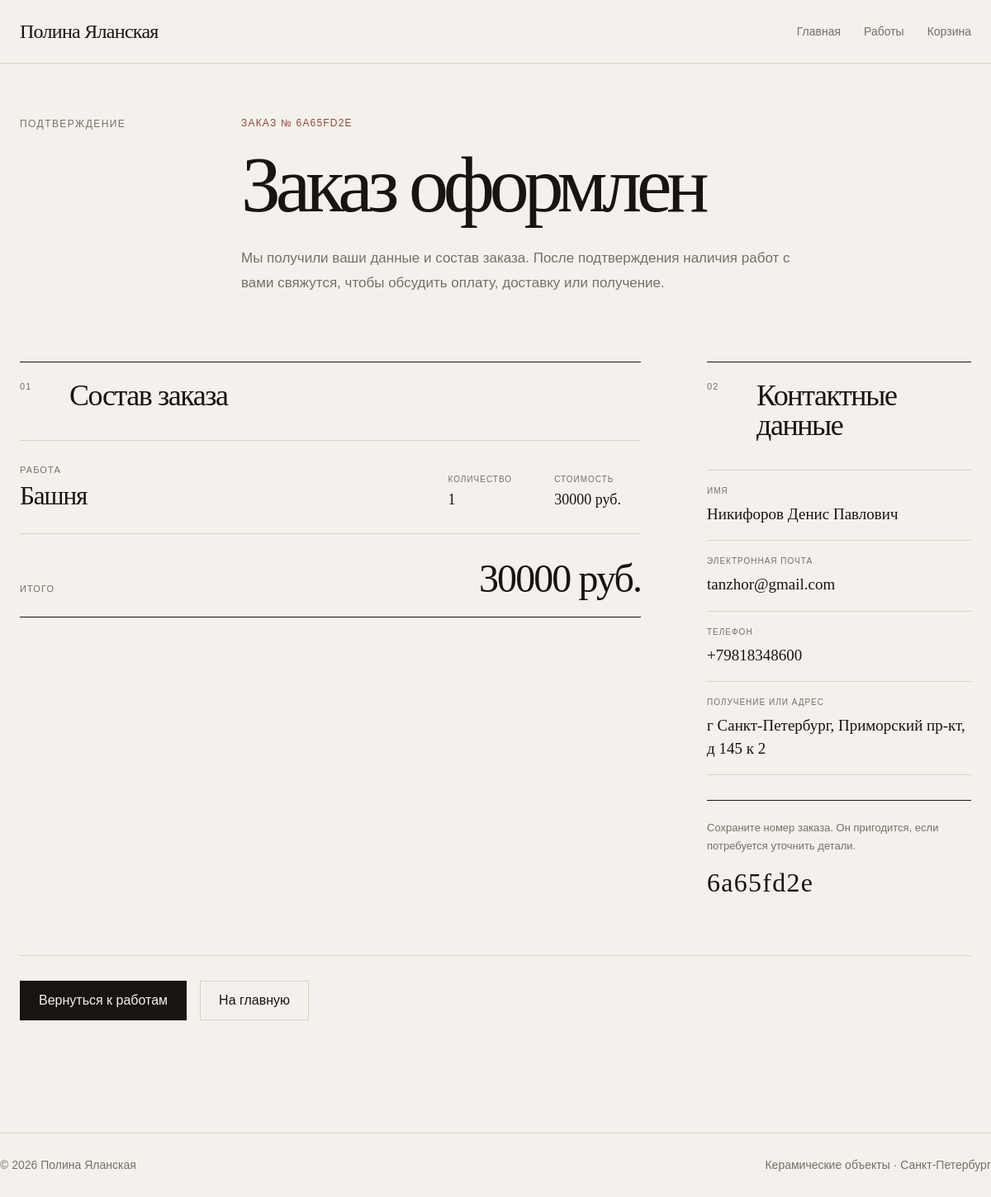
The app's page /order_success/6a65fd2e-7af3-416c-8780-bd4c86cd0de3 with its own data.
### tables this page shows
CREATE TABLE order_items (
            id INTEGER PRIMARY KEY AUTOINCREMENT,
            order_id TEXT NOT NULL,
            product_id TEXT,
            product_name TEXT NOT NULL,
            unit_price INTEGER NOT NULL,
            quantity INTEGER NOT NULL,
            
            FOREIGN KEY (order_id)
                REFERENCES orders(id)
                ON DELETE CASCADE,
            
            FOREIGN KEY (product_id)
                REFERENCES products(id)
                ON DELETE SET NULL
    );

CREATE TABLE orders (
                 id TEXT PRIMARY KEY,
                 customer_name TEXT NOT NULL,
                 customer_email TEXT NOT NULL,
                 customer_phone TEXT,
                 customer_address TEXT,
                 total INTEGER NOT NULL,
                 status TEXT NOT NULL DEFAULT 'new',
                 created_at TIMESTAMP DEFAULT CURRENT_TIMESTAMP
                 );

### routes/main.py (the view)
@main_bp.route("/order_success/<order_id>")
def order_success(order_id):
    order = get_order_by_id(order_id)
    if not order:
        flash("Заказ не найден", "error")
        return redirect(url_for("main.catalog"))
    order_items = order.get('items', [])
    return render_template("order_success.html", order=order, order_id=order_id, order_items=order_items)

### database/connection.py (called while the page is built)
def get_db_connection():
    database_path = current_app.config["DATABASE"]
    conn = sqlite3.connect(database_path)
    conn.execute("PRAGMA foreign_keys = ON")
    conn.row_factory = sqlite3.Row
    return conn

### database/order_items.py (called while the page is built)
def get_order_items_by_order_id(conn, order_id):
    items = conn.execute("""
                 SELECT
                 id, order_id, product_id, product_name, unit_price, quantity
                 FROM order_items
                 WHERE order_id = ? ORDER BY id
                 """,
                 (order_id,)).fetchall()
    return items

### database/orders.py (called while the page is built)
def get_order_by_id(order_id):
    conn = None
    try:
        conn = get_db_connection()
        order_row = conn.execute("SELECT * FROM orders WHERE id = ?", (order_id,)).fetchone()
        if order_row is None:
            return None
        order = dict(order_row)
        saved_items = get_order_items_by_order_id(conn=conn, order_id=order_id)
        order['items'] =[dict(item) for item in saved_items]
        return order
    finally:
        if conn is not None:
            conn.close()

### services/cart_service.py (called while the page is built)
def get_cart(session):
    return session.get("cart", {})

def get_cart_count(session):
    cart = get_cart(session)
    return sum(cart.values())

### templates/order_success.html (shortened to what this page needs)
{% extends 'base.html' %}
{% block content %}
	<section class="order-success-page">
		<header class="order-success-hero">
			<p class="home-section-label">Подтверждение</p>
			<div class="order-success-hero__content">
				<p class="order-success-hero__number">
					Заказ № {{ order_id[:8] }}
				</p>
				<h1 class="order-success-hero__title">
					Заказ оформлен
				</h1>
				<p class="order-success-hero__description">
					Мы получили ваши данные и состав заказа.
					После подтверждения наличия работ с вами свяжутся,
					чтобы обсудить оплату, доставку или получение.
				</p>
			</div>
		</header>
		<div class="order-success-layout">
			<section class="order-success-section">
				<div class="order-success-section__heading">
					<p class="order-success-section__number">01</p>
					<h2 class="order-success-section__title">
						Состав заказа
					</h2>
				</div>
				<div class="order-success-items">
					{% for item in order_items %}
						<article class="order-success-item">
							<div class="order-success-item__main">
								<p class="order-success-item__label">
									Работа
								</p>
								<h3 class="order-success-item__title">
									{{ item.product_name }}
								</h3>
							</div>
							<div class="order-success-item__meta">
								<div class="order-success-item__meta-entry">
									<span class="order-success-item__meta-label">
										Количество
									</span>
									<span class="order-success-item__meta-value">
										{{ item.quantity }}
									</span>
								</div>
								<div class="order-success-item__meta-entry">
									<span class="order-success-item__meta-label">
										Стоимость
									</span>
									<span class="order-success-item__meta-value">
										{{ item.unit_price * item.quantity }} руб.
									</span>
								</div>
							</div>
						</article>
					{% endfor %}
				</div>
				<div class="order-success-total">
					<span class="order-success-total__label">
						Итого
					</span>
					<span class="order-success-total__value">
						{{ order.total }} руб.
					</span>
				</div>
			</section>
			<aside class="order-success-contact">
				<div class="order-success-section__heading">
					<p class="order-success-section__number">02</p>
					<h2 class="order-success-section__title">
						Контактные данные
					</h2>
				</div>
				<dl class="order-success-contact__list">
					<div class="order-success-contact__entry">
						<dt>Имя</dt>
						<dd>{{ order.customer_name }}</dd>
					</div>
					<div class="order-success-contact__entry">
						<dt>Электронная почта</dt>
						<dd>{{ order.customer_email }}</dd>
					</div>
					{% if order.customer_phone %}
						<div class="order-success-contact__entry">
							<dt>Телефон</dt>
							<dd>{{ order.customer_phone }}</dd>
						</div>
					{% endif %}
					{% if order.customer_address %}
						<div class="order-success-contact__entry">
							<dt>Получение или адрес</dt>
							<dd>{{ order.customer_address }}</dd>
						</div>
					{% endif %}
				</dl>
				<div class="order-success-contact__note">
					<p>
						Сохраните номер заказа. Он пригодится,
						если потребуется уточнить детали.
					</p>
					<p class="order-success-contact__order-number">
						{{ order_id[:8] }}
					</p>
				</div>
			</aside>
		</div>
		<footer class="order-success-footer">
			<a
				href="{{ url_for('main.catalog') }}"
				class="order-success-primary-action"
			>
				Вернуться к работам
			</a>
			<a
				href="{{ url_for('main.index') }}"
				class="order-success-secondary-action"
			>
				На главную
			</a>
		</footer>
	</section>
{% endblock %}

### records on screen
order_items: product_name "Башня", quantity "1", item.unit_price*item.quantity "30000"
orders: total "30000", customer_name "Никифоров Денис Павлович", customer_email "tanzhor@gmail.com", customer_phone "+79818348600", customer_address "г Санкт-Петербург, Приморский пр-кт, д 145 к 2"

### other values on screen
{{ order_id[:8] }} "6A65FD2E"
{{ order_id[:8] }} "6a65fd2e"
